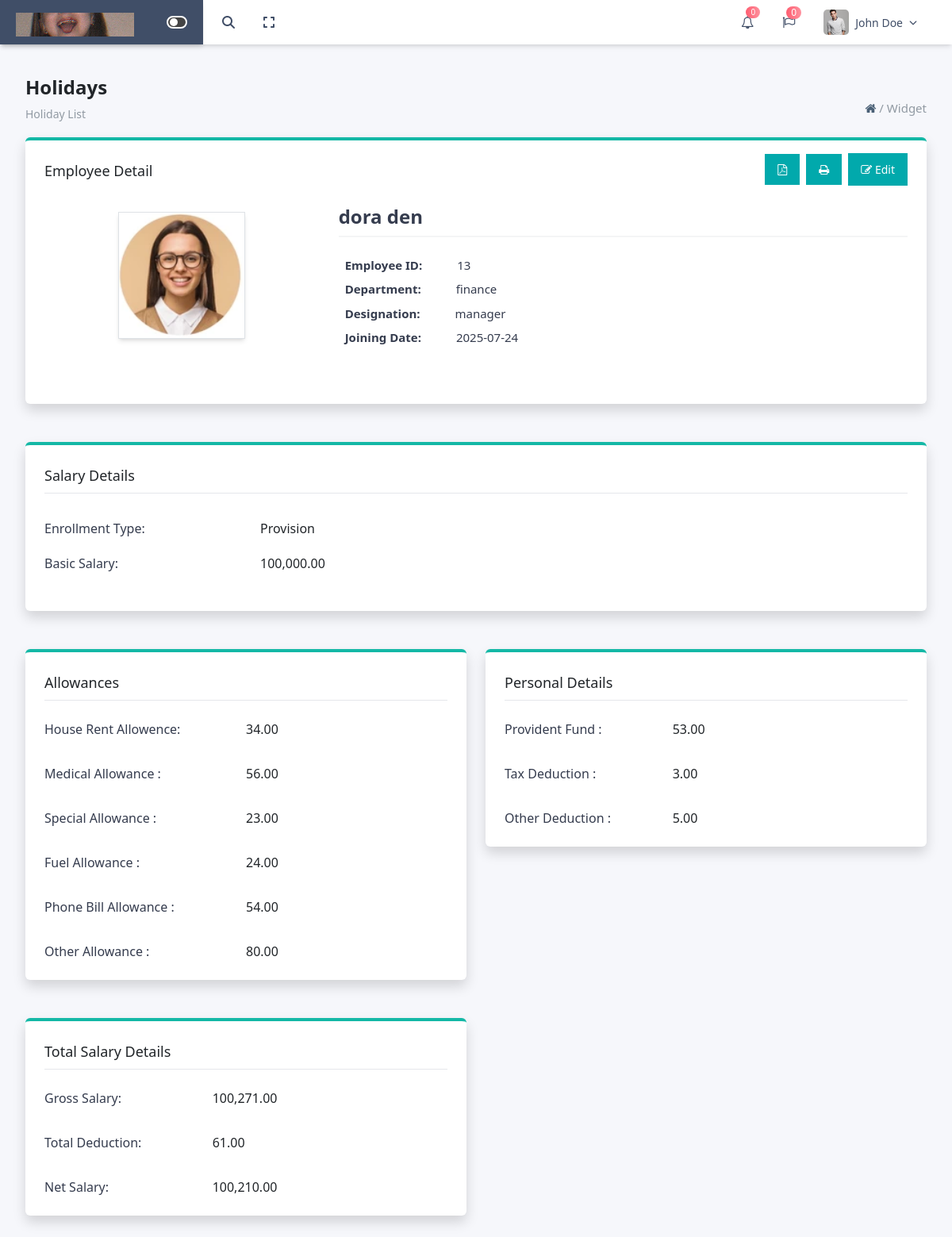
Screenshot of /phpfile/payrolldemo/salary_details_view.php?id=7 with the database file from the repository.
### tables this page shows
CREATE TABLE `salary_details` (
  `id` int(11) NOT NULL,
  `emp_id` int(11) NOT NULL,
  `department` varchar(100) DEFAULT NULL,
  `designation` varchar(100) DEFAULT NULL,
  `enrollment_type` varchar(50) DEFAULT NULL,
  `basic_salary` decimal(10,2) DEFAULT NULL,
  `house_allowance` decimal(10,2) DEFAULT NULL,
  `medical_allowance` decimal(10,2) DEFAULT NULL,
  `special_allowance` decimal(10,2) DEFAULT NULL,
  `fuel_allowance` decimal(10,2) DEFAULT NULL,
  `phone_allowance` decimal(10,2) DEFAULT NULL,
  `other_allowance` decimal(10,2) DEFAULT NULL,
  `provident_fund` decimal(10,2) DEFAULT NULL,
  `tax_deduction` decimal(10,2) DEFAULT NULL,
  `other_deduction` decimal(10,2) DEFAULT NULL,
  `gross_salary` decimal(10,2) DEFAULT NULL,
  `total_deduction` decimal(10,2) DEFAULT NULL,
  `net_salary` decimal(10,2) DEFAULT NULL,
  `created_at` timestamp NOT NULL DEFAULT current_timestamp()
);

CREATE TABLE `employee` (
  `id` int(11) NOT NULL,
  `emp_id` varchar(100) DEFAULT NULL,
  `f_name` varchar(100) DEFAULT NULL,
  `l_name` varchar(100) DEFAULT NULL,
  `dob` date DEFAULT NULL,
  `gender` varchar(10) DEFAULT NULL,
  `marital_status` varchar(20) DEFAULT NULL,
  `father_name` varchar(100) DEFAULT NULL,
  `nationality` varchar(100) DEFAULT NULL,
  `passport_no` varchar(100) DEFAULT NULL,
  `photo` varchar(255) DEFAULT NULL,
  `bank_name` varchar(100) DEFAULT NULL,
  `branch_name` varchar(100) DEFAULT NULL,
  `account_name` varchar(100) DEFAULT NULL,
  `account_number` varchar(100) DEFAULT NULL,
  `address` text DEFAULT NULL,
  `city` varchar(100) DEFAULT NULL,
  `contact_nationality` varchar(100) DEFAULT NULL,
  `mobile` varchar(20) DEFAULT NULL,
  `phone` varchar(20) DEFAULT NULL,
  `email` varchar(100) DEFAULT NULL,
  `resume` varchar(255) DEFAULT NULL,
  `offer_letter` varchar(255) DEFAULT NULL,
  `joining_letter` varchar(255) DEFAULT NULL,
  `contract_paper` varchar(255) DEFAULT NULL,
  `id_proof` varchar(255) DEFAULT NULL,
  `other_document` varchar(255) DEFAULT NULL,
  `designation` varchar(100) DEFAULT NULL,
  `join_date` date DEFAULT NULL,
  `status` varchar(10) DEFAULT 'Active',
  `department` varchar(100) DEFAULT NULL
);

### phpfile/payrolldemo/salary_details_view.php (the view, shortened to what this page needs)
<?php
$conn = new mysqli("localhost", "root", "", "hrms_dashboard");
$id = $_GET['id'] ?? 0;
$result = $conn->query("
    SELECT s.*, e.f_name, e.l_name, e.photo, e.join_date
    FROM salary_details s
    JOIN employee e ON e.id = s.emp_id
    WHERE s.id = $id
");
$row = $result->fetch_assoc();
?>
<!DOCTYPE html>
<html lang="en">
<head>
    <link rel="stylesheet" href="/css/bootstrap.css">
    <link rel="stylesheet" href="/fontawesome/font-awesome-4.7.0/css/font-awesome.css">
    <link rel="stylesheet" href="https://cdnjs.cloudflare.com/ajax/libs/font-awesome/6.7.2/css/all.min.css">
    <link rel="stylesheet" href="https://cdnjs.cloudflare.com/ajax/libs/font-awesome/4.7.0/css/font-awesome.min.css">
    <script src="https://cdn.tailwindcss.com"></script>
    <link href="https://cdn.jsdelivr.net/npm/bootstrap-select@1.14.0-beta3/dist/css/bootstrap-select.min.css"
          rel="stylesheet">
    <link href="https://cdn.jsdelivr.net/npm/bootstrap@5.3.3/dist/css/bootstrap.min.css" rel="stylesheet">
</head>
<body class="bg-[#F6F7FB]">
<div class="w-full bg-white shadow-md fixed top-0 z-[10]">
    <header class="hidden md:flex items-center justify-between px-6  bg-whitesticky top-0  ml-64 ">
        <div class="float-left py-[12px]">
            <div class="flex items-center relative transition-all duration-500 ease-in-out w-[300px]"
                 id="search-wrapper">
                <button id="trigerIcon" class="absolute left-0 text-[#404E67] transition z-20">
                    <i class="fas fa-search text-[#404E67]"></i>
                </button>
                <button id="fullscreen-toggle"
                        class="p-1 text-[#404E67]
            rounded-full transition-all  duration-500 ease-in-out -ml-2 relative"
                        style="margin-left: -220px;">
                    <i class="fas font-[16px] fa-expand"></i>
                </button>
            </div>
        </div>
        <div class="flex items-center gap-9">
            <div class="relative inline-block text-left">
                <button id="bellButton" onclick="togglebellDopdown()" class="relative focus:outline-none">
                    <i class="fa fa-bell-o text-[#404E67] text-[16px]" aria-hidden="true"></i>
                    <span class="absolute -top-2 -right-2 a1 text-white text-[10px] rounded-full px-1.5">0</span>
                </button>
            </div>
            <div class="relative">
                <i class="fa fa-flag-o  text-[#404E67]" aria-hidden="true"></i>
                <span class="absolute -top-2 -right-2 a1 text-white text-xs rounded-full px-1.5">0</span>
            </div>
            <div class="relative inline-block text-left pr-5">
                <div id="profileButton" onclick="toggleProfileDopdown()" class="flex items-center gap-2 cursor-pointer">
                    <img src="../../images/img_1.png" alt="user" class="w-8 h-8 rounded-[5px] object-cover">
                    <span class="text-[#404E67] text-[14px] font-medium">John Doe</span>
                    <i class="fas fa-chevron-down text-[10px] text-[#404E67]"></i>
                </div>
            </div>
        </div>
    </header>
</div>
<div class="fixed top-0 start-0 bg-[#404E67] lg:w-64 md:w-full w-full sm:w-full shadow-md lg:p-[20px] md:p-[10px] sm:p-[10px] p-[10px]  z-40">
    <div class="grid grid-cols-12 items-center">
        <div class="col-span-4 flex lg:justify-start justify-start items-center">
            <div class=" hidden lg:block ">
                <img src="../../images/img.png" class="absolute top-4" alt="">
            </div>
        </div>
        <div class="col-span-4 flex justify-end items-center">
            <div class="hidden lg:flex">
                <div id="toggleSidebarBtn1" class="toggle-container flex">
                    <div class="toggle-circle"></div>
                </div>
            </div>
        </div>
    </div>
</div>
<div id="mainContent" class=" p-8 absolute top-1 ">
    <h1 class="font-semibold text-[24px]">Holidays</h1>
    <span>
    <p class="text-[#919aa3] text-[14px] pt-2 float-left">Holiday List</p>
        <p class="float-right text-[#919aa3] text-[15px]"><a
                    href="http://localhost/project/hrms_dashboard/phpfile/dashboard.php"><i
                        class="fa fa-home text-[#4a6076]"></i></a> / <a
                    href="http://localhost/project/hrms_dashboard/phpfile/settings(1).php">Widget</a></p>
    </span>
    <div class="py-4"></div>
    <div class="w-full mx-auto bg-white shadow p-6 rounded-md border-t-4 border-teal-500">
                <span>
        <h3 class="text-lg font-medium mb-4 float-left">Employee Detail</h3>
    <div class="float-right">
            <a href="edit_salary.php?id=<?= $row['emp_id'] ?>"
               class="float-right bg-[#01a9ac] text-white -mt-2 text-[14px] px-3 py-2.5  hover:bg-[#07e4e8] transition-all duration-300"><i
                        class="fa fa-edit"></i> Edit</a>
             <a href="#" onclick="generatePDF()"
                class="bg-[#01a9ac] text-white text-[14px] px-3 py-2.5  hover:bg-[#07e4e8] transition-all duration-300"> <i
                         class="fa fa-file-pdf-o"></i></a>
             <a href="#" onclick="window.print()"
                class="bg-[#01a9ac] text-white text-[14px] px-3 py-2.5  hover:bg-[#07e4e8] transition-all ml-1 mr-2 duration-300"> <i
                         class="fa fa-print"></i></a>
    </div>
         </span>
        <div class="py-7"></div>
        <div class="grid grid-cols-12 gap-4 items-center pb-5">
            <div class="lg:col-span-4 md:col-span-4 sm:col-span-12 col-span-12 lg:flex lg:justify-center lg:items-center md:flex md:justify-center md:items-center sm:flex sm:justify-start sm:items-start flex justify-start items-start ">
                <img src="../employee/uploads/<?= htmlspecialchars($row['photo']) ?>" alt="Profile"
                     class="employee-photo w-40 h-40 object-cover shadow-md border border-gray-300">
            </div>
            <div class="lg:col-span-8 md:col-span-8 sm:col-span-12 col-span-12">
                <p class="text-2xl font-semibold text-[#353c4e] mb-2">
                    <?= htmlspecialchars($row['f_name'] . ' ' . $row['l_name']) ?>
                </p>
                <hr class="border-t-2 border-gray-300 mb-4">
                <div class="space-y-2 text-gray-700 text-[15px]">
                    <div class="hover:bg-gray-200 w-[280px] px-2 ">
                        <p class="text-[#353c4e]"><strong class="pr-10">Employee
                                ID:</strong> <?= htmlspecialchars($row['emp_id']) ?></p>
                    </div>
                    <div class="hover:bg-gray-200 w-[280px] px-2">
                        <p class="text-[#353c4e]"><strong
                                    class="pr-10">Department:</strong> <?= htmlspecialchars($row['department']) ?></p>
                    </div>
                    <div class="hover:bg-gray-200 w-[280px] px-2">
                        <p class="text-[#353c4e]"><strong
                                    class="pr-10">Designation:</strong> <?= htmlspecialchars($row['designation']) ?></p>
                    </div>
                    <div class="hover:bg-gray-200 w-[280px] px-2 ">
                        <p class="text-[#353c4e]"><strong class="pr-10">Joining
                                Date:</strong> <?= htmlspecialchars($row['join_date']) ?></p>
                    </div>
                </div>
            </div>
        </div>
    </div>
    <div class="pt-5"></div>
    <div class="w-full mx-auto bg-white shadow p-6 rounded-md border-t-4 border-teal-500">
        <h3 class="text-lg font-medium mb-6 border-b pb-2">Salary Details</h3>
        <div class="grid grid-cols-12 pt-2">
            <div class="col-span-3">
                <div class="space-y-5">
                    <p class="font-medium text-[#353c4e]">Enrollment Type:</p>
                    <p class="font-medium text-[#353c4e]">Basic Salary:</p>
                </div>
            </div>
            <div class="col-span-6">
                <div class="space-y-5">
                    <p><?= htmlspecialchars($row['enrollment_type']) ?></p>
                    <p><?= number_format($row['basic_salary'], 2) ?></p>
                </div>
            </div>
        </div>
        <div class="pt-4"></div>
    </div>
    <div class="pt-5"></div>
    <div class="grid grid-cols-12 gap-4 pb-5">
        <div class="lg:col-span-6 md:col-span-6 sm:col-span-12 col-span-12">
            <div class="w-full mx-auto bg-white shadow p-6 rounded-md border-t-4 border-teal-500">
                <h3 class="text-lg font-medium mb-6 border-b pb-2">Allowances</h3>
                <div class="grid grid-cols-12">
                    <div class="col-span-6">
                        <div class="space-y-8">
                            <p class="font-medium text-[#353c4e]">House Rent Allowence:</p>
                            <p class="font-medium text-[#353c4e]">Medical Allowance :</p>
                            <p class="font-medium text-[#353c4e]">Special Allowance :</p>
                            <p class="font-medium text-[#353c4e]">Fuel Allowance :</p>
                            <p class="font-medium text-[#353c4e]">Phone Bill Allowance :</p>
                            <p class="font-medium text-[#353c4e]">Other Allowance :</p>
                        </div>
                    </div>
                    <div class="col-span-6">
                        <div class="space-y-8">
                            <p><?= number_format($row['house_allowance'], 2) ?> </p>
                            <p><?= number_format($row['medical_allowance'], 2) ?> </p>
                            <p><?= number_format($row['special_allowance'], 2) ?></p>
                            <p><?= number_format($row['fuel_allowance'], 2) ?></p>
                            <p><?= number_format($row['phone_allowance'], 2) ?></p>
                            <p><?= number_format($row['other_allowance'], 2) ?></p>
                        </div>
                    </div>
                </div>
            </div>
            <div class="py-4"></div>
            <div class="w-full mx-auto bg-white shadow p-6 rounded-md border-t-4 border-teal-500">
                <h3 class="text-lg font-medium mb-6 border-b pb-2">Total Salary Details</h3>
                <div class="grid grid-cols-12">
                    <div class="col-span-5">
                        <div class="space-y-8">
                            <p class="font-medium text-[#353c4e]">Gross Salary:</p>
                            <p class="font-medium text-[#353c4e]">Total Deduction:</p>
                            <p class="font-medium text-[#353c4e]">Net Salary:</p>
                        </div>
                    </div>
                    <div class="col-span-5">
                        <div class="space-y-8">
                            <p><?= number_format($row['gross_salary'], 2) ?></p>
                            <p><?= number_format($row['total_deduction'], 2) ?></p>
                            <p><?= number_format($row['net_salary'], 2) ?></p>
                        </div>
                    </div>
                </div>
            </div>
        </div>
        <div class="lg:col-span-6 md:col-span-6 sm:col-span-12 col-span-12">
            <div class="w-full mx-auto bg-white shadow p-6 rounded-md border-t-4 border-teal-500">
                <h3 class="text-lg font-medium mb-6 border-b pb-2">Personal Details</h3>
                <div class="grid grid-cols-12">
                    <div class="col-span-5">
                        <div class="space-y-8">
                            <p class="font-medium text-[#353c4e]">Provident Fund :</p>
                            <p class="font-medium text-[#353c4e]">Tax Deduction :</p>
                            <p class="font-medium text-[#353c4e]">Other Deduction :</p>
                        </div>
                    </div>
                    <div class="col-span-6">
                        <div class="space-y-8">
                            <p><?= number_format($row['provident_fund'], 2) ?></p>
                            <p><?= number_format($row['tax_deduction'], 2) ?></p>
                            <p><?= number_format($row['other_deduction'], 2) ?></p>
                        </div>
                    </div>
                </div>
            </div>
        </div>
    </div>
</div>
</body>
</html>

### phpfile/payrolldemo/salary_details_view.php (style rules this page uses)
html, body { overflow-x: hidden; }
.a1 { background: linear-gradient(to right, #fe5d70, #fe909d); }
.toggle-container { width: 26px; height: 16px; background-color: #444; border-radius: 9999px; cursor: pointer; position: relative; overflow: hidden; border: 2px solid white; }
.toggle-circle { width: 10px; height: 10px; background-color: white; border-radius: 50%; position: absolute; top: 1px; left: 2px; transition: transform 0.3s ease; }
#mainContent { margin-top: 60px; overflow-x: hidden; }

### rows the page displays
salary_details: employee.photo (picture), employee.f_name+l_name "dora den", emp "13", department "finance", designation "manager", employee.join_date "2025-07-24", enrollment_type "Provision", basic_salary "100,000.00", house_allowance "34.00", medical_allowance "56.00", special_allowance "23.00", fuel_allowance "24.00", phone_allowance "54.00", other_allowance "80.00", gross_salary "100,271.00", total_deduction "61.00", net_salary "100,210.00", provident_fund "53.00", tax_deduction "3.00", other_deduction "5.00"
